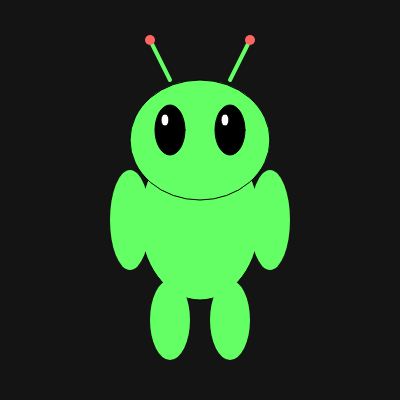
Frame 1 (no input)
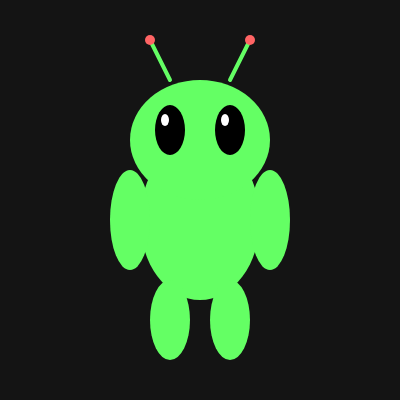
Frame 60 (no input)
Frame 120 (the mouse pressed at the canvas centre since frame 60): identical to frame 60, image omitted

The p5.js sketch that drew these frames (run headless with seeded random() and noise() and a simulated clock; from frame 60 on, the mouse is pressed at the canvas centre):

// p5.js sketch
// ── sketch.js
function setup() {
  createCanvas(400, 400);
}

function draw() {
  background(20);

  // Body
  fill(100, 255, 100);
  ellipse(200, 220, 120, 160);

  // Head
  ellipse(200, 140, 140, 120);

  // Eyes
  fill(0);
  ellipse(170, 130, 30, 50);
  ellipse(230, 130, 30, 50);

  // Eye shine
  fill(255);
  ellipse(165, 120, 8, 12);
  ellipse(225, 120, 8, 12);

  // Antennas
  stroke(100, 255, 100);
  strokeWeight(4);
  line(170, 80, 150, 40);
  line(230, 80, 250, 40);

  noStroke();
  fill(255, 100, 100);
  ellipse(150, 40, 10);
  ellipse(250, 40, 10);

  // Arms
  fill(100, 255, 100);
  ellipse(130, 220, 40, 100);
  ellipse(270, 220, 40, 100);

  // Legs
  ellipse(170, 320, 40, 80);
  ellipse(230, 320, 40, 80);
}
